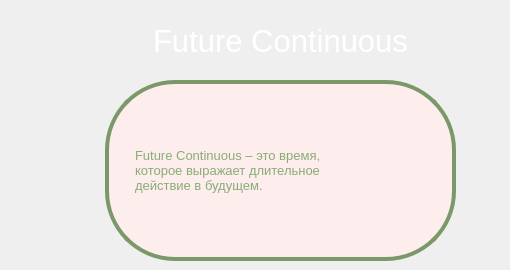
      <widget class="QWidget" name="page_20">
       <widget class="QLabel" name="label_35">
        <property name="geometry">
         <rect>
          <x>135</x>
          <y>110</y>
          <width>291</width>
          <height>121</height>
         </rect>
        </property>
        <property name="font">
         <font>
          <pointsize>10</pointsize>
         </font>
        </property>
        <property name="autoFillBackground">
         <bool>false</bool>
        </property>
        <property name="styleSheet">
         <string notr="true">color: rgb(137, 172, 118);
background-color: rgb(253,237,237);
border-radius: 20px;</string>
        </property>
        <property name="text">
         <string>Future Continuous – это время, 
которое выражает длительное 
действие в будущем. </string>
        </property>
       </widget>
       <widget class="QLabel" name="label_36">
        <property name="geometry">
         <rect>
          <x>60</x>
          <y>20</y>
          <width>441</width>
          <height>41</height>
         </rect>
        </property>
        <property name="font">
         <font>
          <pointsize>23</pointsize>
         </font>
        </property>
        <property name="styleSheet">
         <string notr="true">color: rgb(255, 255, 255);</string>
        </property>
        <property name="text">
         <string>Future Continuous</string>
        </property>
        <property name="alignment">
         <set>Qt::AlignCenter</set>
        </property>
       </widget>
       <widget class="QLabel" name="label_93">
        <property name="geometry">
         <rect>
          <x>105</x>
          <y>80</y>
          <width>351</width>
          <height>181</height>
         </rect>
        </property>
        <property name="styleSheet">
         <string notr="true">color: rgb(134,115,161);
background-color: rgb(253,237,237);
border-radius: 70px; 
border: 4px solid rgb(122, 152, 104)
</string>
        </property>
        <property name="text">
         <string/>
        </property>
       </widget>
       <zorder>label_93</zorder>
       <zorder>label_35</zorder>
       <zorder>label_36</zorder>
      </widget>
